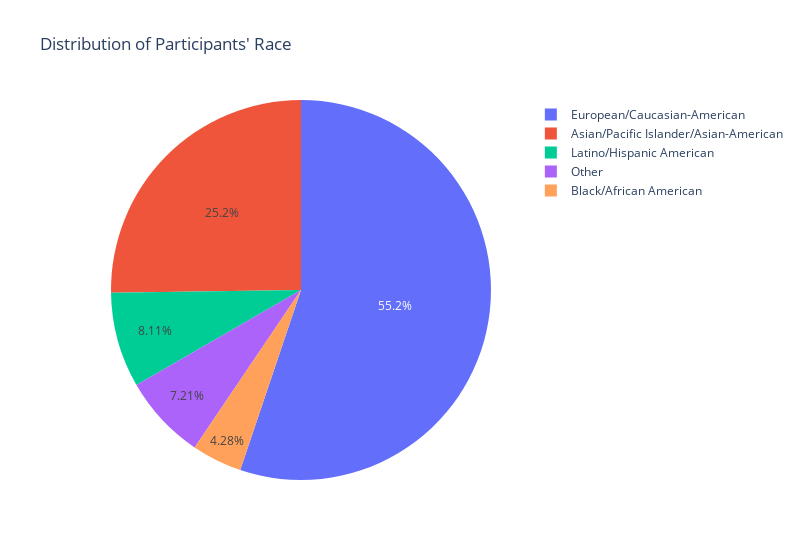

Here is the notebook cell this chart was saved with:
### Code cell
# Describe participants' race

grouped_race_cat = df.groupby('race_cat')['iid'].nunique().reset_index()
grouped_race_cat.columns = ['race_cat', 'count']  
display(grouped_race_cat)

# Create a pie chart
fig = px.pie(grouped_race_cat, names='race_cat', values='count', 
             title="Distribution of Participants' Race", width=WIDTH)
fig.show()

### Figure 1 — Plotly figure (JSON) as saved in the notebook; plotly's stock layout.template omitted (floating-point values rounded to 4 significant figures)
{"data": [{"domain": {"x": [0, 1], "y": [0, 1]}, "hovertemplate": "race_cat=%{label}<br>count=%{value}<extra></extra>", "labels": ["Asian/Pacific Islander/Asian-American", "Black/African American", "European/Caucasian-American", "Latino/Hispanic American", "Other"], "legendgroup": "", "name": "", "showlegend": true, "type": "pie", "values": [112, 19, 245, 36, 32]}], "layout": {"legend": {"tracegroupgap": 0}, "title": {"text": "Distribution of Participants' Race"}, "width": 800}}
